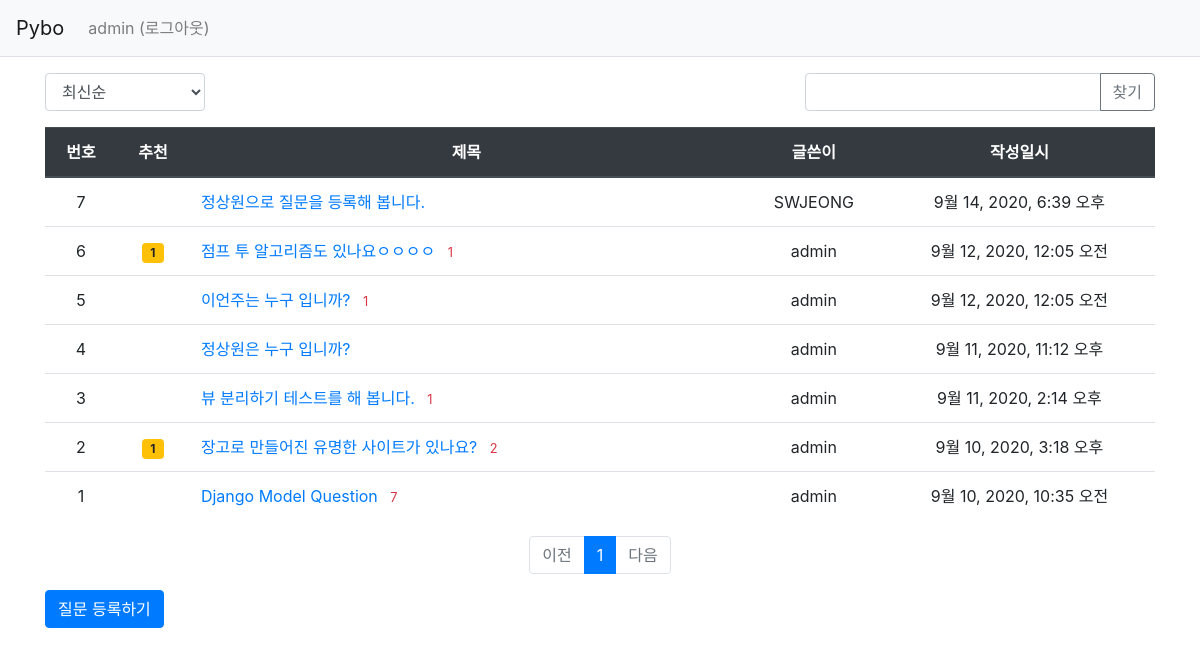
The app's page /pybo/ (signed in) with its own data.
### pybo/models.py (models this page shows, shortened)
class Question(models.Model):
    author = models.ForeignKey(User, on_delete=models.CASCADE, related_name='author_question')
    modify_date = models.DateTimeField(null=True, blank=True)
    subject = models.CharField(max_length=200)
    content = models.TextField()
    create_date = models.DateTimeField()
    voter = models.ManyToManyField(User, related_name='voter_question')

### pybo/views/base_views.py (the view, shortened to what this page needs)
# urls.py: path('', base_views.index, name='index'),  # '/' 에 해당되는 path
def index(request):
    page = request.GET.get('page', '1')  # 페이지
    kw = request.GET.get('kw', '')  # 검색어
    so = request.GET.get('so', 'recent')  # 정렬기준
    if so == 'recommend':
        question_list = Question.objects.annotate(num_voter=Count('voter')).order_by('-num_voter', '-create_date')
    elif so == 'popular':
        question_list = Question.objects.annotate(num_answer=Count('answer')).order_by('-num_answer', '-create_date')
    else:  # recent
        question_list = Question.objects.order_by('-create_date')
    question_list = Question.objects.order_by('-create_date')
    paginator = Paginator(question_list, 10)  # 페이지당 10개씩 보여주기
    page_obj = paginator.get_page(page)
    context = {'question_list': page_obj, 'page': page, 'kw': kw, 'so': so}  # page, kw, so가 추가되었다.
    return render(request, 'pybo/question_list.html', context)

### pybo/templatetags/pybo_filter.py (called while the page is built)
@register.filter
def sub(value, arg):
    return value - arg

### templates/pybo/question_list.html (shortened to what this page needs)
{% extends 'base.html' %}
{% load pybo_filter %}
{% block content %}
<div class="container my-3">
    <div class="row justify-content-between my-3">
        <div class="col-2">
            <select class="form-control so">
                <option value="recent" {% if so == 'recent' %}selected{% endif %}>최신순</option>
            </select>
        </div>
        <div class="col-4 input-group">
            <input type="text" class="form-control kw" value="{{ kw|default_if_none:'' }}">
            <div class="input-group-append">
                <button class="btn btn-outline-secondary" type="button" id="btn_search">찾기</button>
            </div>
        </div>
    </div>
    <table class="table">
        <thead>
        <tr class="text-center thead-dark">
            <th>번호</th>
            <th>추천</th>
            <th style="width:50%">제목</th>
            <th>글쓴이</th>
            <th>작성일시</th>
        </tr>
        </thead>
        <tbody>
        {% if question_list %}
        {% for question in question_list %}
        <tr class="text-center">
            <td>
                {{ question_list.paginator.count|sub:question_list.start_index|sub:forloop.counter0|add:1 }}
            </td>
            <td>
                {% if question.voter.all.count > 0 %}
                <span class="badge badge-warning px-2 py-1">{{ question.voter.all.count }}</span>
                {% endif %}
            </td>
            <td class="text-left">
                <a href="{% url 'pybo:detail' question.id %}">{{ question.subject }}</a>
                {% if question.answer_set.count > 0 %}
                <span class="text-danger small ml-2">{{ question.answer_set.count }}</span>
                {% endif %}
            </td>
            <td>{{ question.author.username }}</td>
            <td>{{ question.create_date }}</td>
        </tr>
        {% endfor %}
        {% else %}
        <tr>
            <td colspan="3">질문이 없습니다.</td>
        </tr>
        {% endif %}
        </tbody>
    </table>
    <ul class="pagination justify-content-center">
        {% if question_list.has_previous %}
        <li class="page-item">
            <a class="page-link" data-page="{{ question_list.previous_page_number }}" href="#">이전</a>
        </li>
        {% else %}
        <li class="page-item disabled">
            <a class="page-link" tabindex="-1" aria-disabled="true" href="#">이전</a>
        </li>
        {% endif %}
        {% for page_number in question_list.paginator.page_range %}
        {% if page_number >= question_list.number|add:-5 and page_number <= question_list.number|add:5 %}
            {% if page_number == question_list.number %}
            <li class="page-item active" aria-current="page">
                <a class="page-link" data-page="{{ page_number }}" href="#">{{ page_number }}</a>
            </li>
            {% endif %}
        {% endif %}
        {% endfor %}
        {% if question_list.has_next %}
        <li class="page-item">
            <a class="page-link" data-page="{{ question_list.next_page_number }}" href="#">다음</a>
        </li>
        {% else %}
        <li class="page-item disabled">
            <a class="page-link" tabindex="-1" aria-disabled="true" href="#">다음</a>
        </li>
        {% endif %}
    </ul>
    <a href="{% url 'pybo:question_create' %}" class="btn btn-primary">질문 등록하기</a>
</div>
{% endblock %}

### templates/navbar.html (shortened to what this page needs)
<nav class="navbar navbar-expand-lg navbar-light bg-light border-bottom">
    <a class="navbar-brand" href="{% url 'pybo:index' %}">Pybo</a>
    <div class="collapse navbar-collapse flex-grow-0" id="navbarNav">
        <ul class="navbar-nav">
            <li class="nav-item ">
                {% if user.is_authenticated %}
                <a class="nav-link" href="{% url 'common:logout' %}">{{ user.username }} (로그아웃)</a>
                {% else %}
                <a class="nav-link" href="{% url 'common:login' %}">로그인</a>
                {% endif %}
            </li>
        </ul>
    </div>
</nav>

### records on screen
Question: paginator.count|sub "7", subject "정상원으로 질문을 등록해 봅니다.", author.username "SWJEONG", create_date "9월 14, 2020, 6:39 오후"
Question: paginator.count|sub "6", voter.all.count "1", subject "점프 투 알고리즘도 있나요ㅇㅇㅇㅇ", answer_set.count "1", author.username "admin", create_date "9월 12, 2020, 12:05 오전"
Question: paginator.count|sub "5", subject "이언주는 누구 입니까?", answer_set.count "1", author.username "admin", create_date "9월 12, 2020, 12:05 오전"
Question: paginator.count|sub "4", subject "정상원은 누구 입니까?", author.username "admin", create_date "9월 11, 2020, 11:12 오후"
Question: paginator.count|sub "3", subject "뷰 분리하기 테스트를 해 봅니다.", answer_set.count "1", author.username "admin", create_date "9월 11, 2020, 2:14 오후"
Question: paginator.count|sub "2", voter.all.count "1", subject "장고로 만들어진 유명한 사이트가 있나요?", answer_set.count "2", author.username "admin", create_date "9월 10, 2020, 3:18 오후"
Question: paginator.count|sub "1", subject "Django Model Question", answer_set.count "7", author.username "admin", create_date "9월 10, 2020, 10:35 오전"

### other values on screen
{{ user.username }} "admin"
{{ page_number }} "1"
